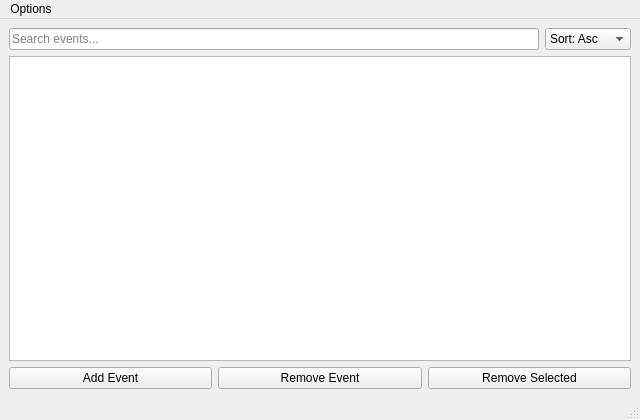
<?xml version="1.0" encoding="UTF-8"?>
<ui version="4.0">
 <class>MainWindow</class>
 <widget class="QMainWindow" name="MainWindow">
  <property name="geometry">
   <rect>
    <x>0</x>
    <y>0</y>
    <width>640</width>
    <height>420</height>
   </rect>
  </property>
  <property name="windowTitle">
   <string>Event Reminder</string>
  </property>
  <widget class="QWidget" name="centralwidget">
   <layout class="QVBoxLayout" name="verticalLayout">
    <item>
     <layout class="QHBoxLayout" name="topLayout">
      <item>
       <widget class="QLineEdit" name="searchEdit">
        <property name="placeholderText">
         <string>Search events...</string>
        </property>
       </widget>
      </item>
      <item>
       <widget class="QComboBox" name="sortCombo">
        <item>
         <property name="text">
          <string>Sort: Asc</string>
         </property>
        </item>
        <item>
         <property name="text">
          <string>Sort: Desc</string>
         </property>
        </item>
       </widget>
      </item>
     </layout>
    </item>
    <item>
     <widget class="QListWidget" name="listWidget"/>
    </item>
    <item>
     <layout class="QHBoxLayout" name="buttonLayout">
      <item>
       <widget class="QPushButton" name="addButton">
        <property name="text">
         <string>Add Event</string>
        </property>
       </widget>
      </item>
      <item>
       <widget class="QPushButton" name="removeButton">
        <property name="text">
         <string>Remove Event</string>
        </property>
       </widget>
      </item>
      <item>
       <widget class="QPushButton" name="removeMultipleButton">
        <property name="text">
         <string>Remove Selected</string>
        </property>
       </widget>
      </item>
     </layout>
    </item>
   </layout>
  </widget>
  <widget class="QMenuBar" name="menubar">
   <property name="geometry">
    <rect>
     <x>0</x>
     <y>0</y>
     <width>640</width>
     <height>22</height>
    </rect>
   </property>
   <widget class="QMenu" name="menuOptions">
    <property name="title">
     <string>Options</string>
    </property>
    <addaction name="actionToggle_Autostart"/>
    <addaction name="actionShow_MainWindow"/>
   </widget>
   <addaction name="menuOptions"/>
  </widget>
  <widget class="QStatusBar" name="statusbar"/>
  <connections/>
  <action name="actionToggle_Autostart">
   <property name="text">
    <string>Enable Auto-start</string>
   </property>
   <property name="checkable">
    <bool>true</bool>
   </property>
  </action>
  <action name="actionShow_MainWindow">
   <property name="text">
    <string>Show Main Window</string>
   </property>
  </action>
 </widget>
 <resources/>
 <connections>
  <connection>
   <sender>searchEdit</sender>
   <signal>textChanged(QString)</signal>
   <receiver>MainWindow</receiver>
   <slot>on_searchEdit_textChanged(QString)</slot>
  </connection>
  <connection>
   <sender>sortCombo</sender>
   <signal>currentIndexChanged(int)</signal>
   <receiver>MainWindow</receiver>
   <slot>on_sortCombo_currentIndexChanged(int)</slot>
  </connection>
  <connection>
   <sender>addButton</sender>
   <signal>clicked()</signal>
   <receiver>MainWindow</receiver>
   <slot>on_addButton_clicked()</slot>
  </connection>
  <connection>
   <sender>removeButton</sender>
   <signal>clicked()</signal>
   <receiver>MainWindow</receiver>
   <slot>on_removeButton_clicked()</slot>
  </connection>
  <connection>
   <sender>removeMultipleButton</sender>
   <signal>clicked()</signal>
   <receiver>MainWindow</receiver>
   <slot>on_removeMultipleButton_clicked()</slot>
  </connection>
  <connection>
   <sender>actionToggle_Autostart</sender>
   <signal>triggered()</signal>
   <receiver>MainWindow</receiver>
   <slot>on_actionToggle_Autostart_triggered()</slot>
  </connection>
  <connection>
   <sender>actionShow_MainWindow</sender>
   <signal>triggered()</signal>
   <receiver>MainWindow</receiver>
   <slot>on_actionShow_MainWindow_triggered()</slot>
  </connection>
 </connections>
</ui>
